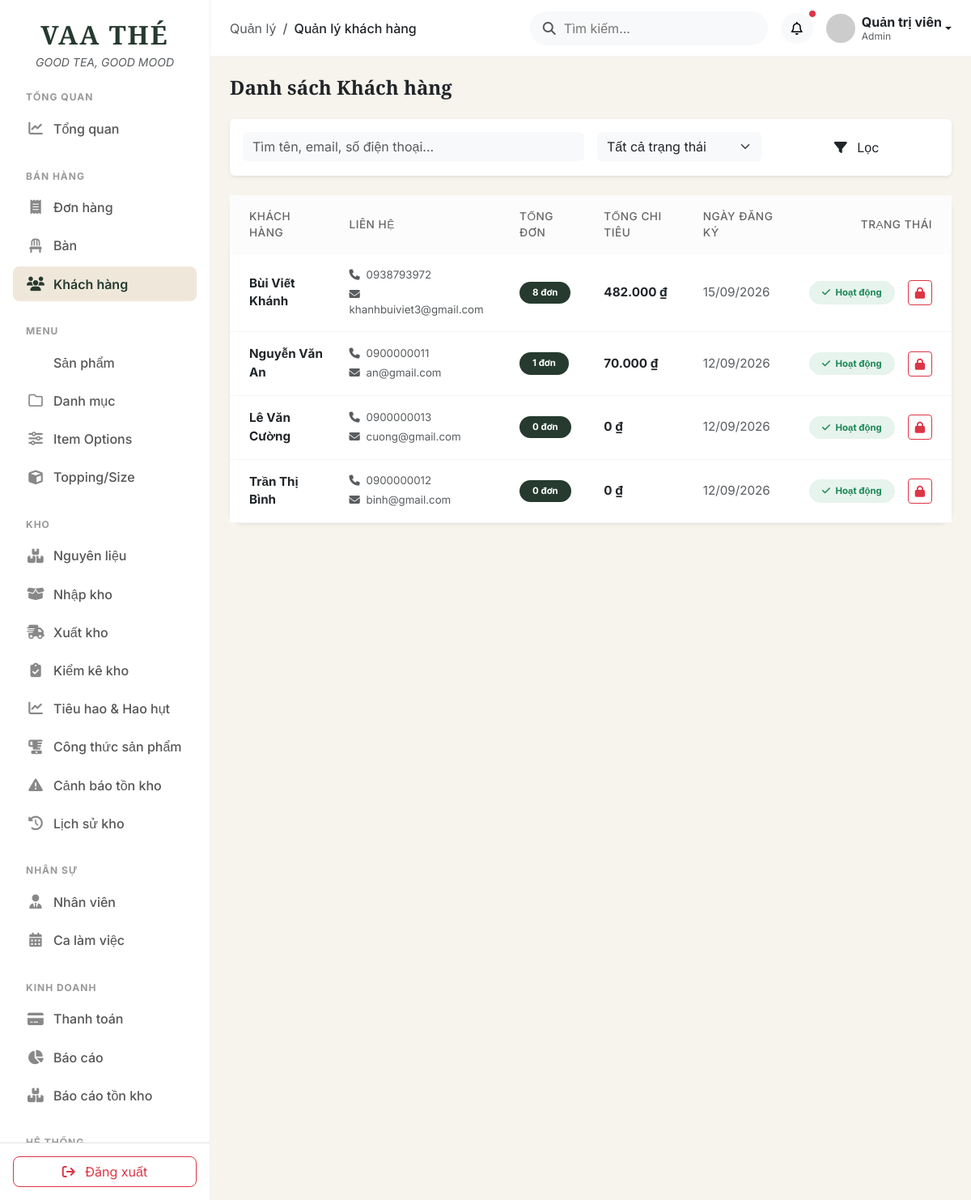
The page /public/admin.php?route=customers (signed in) on the database as committed earlier.
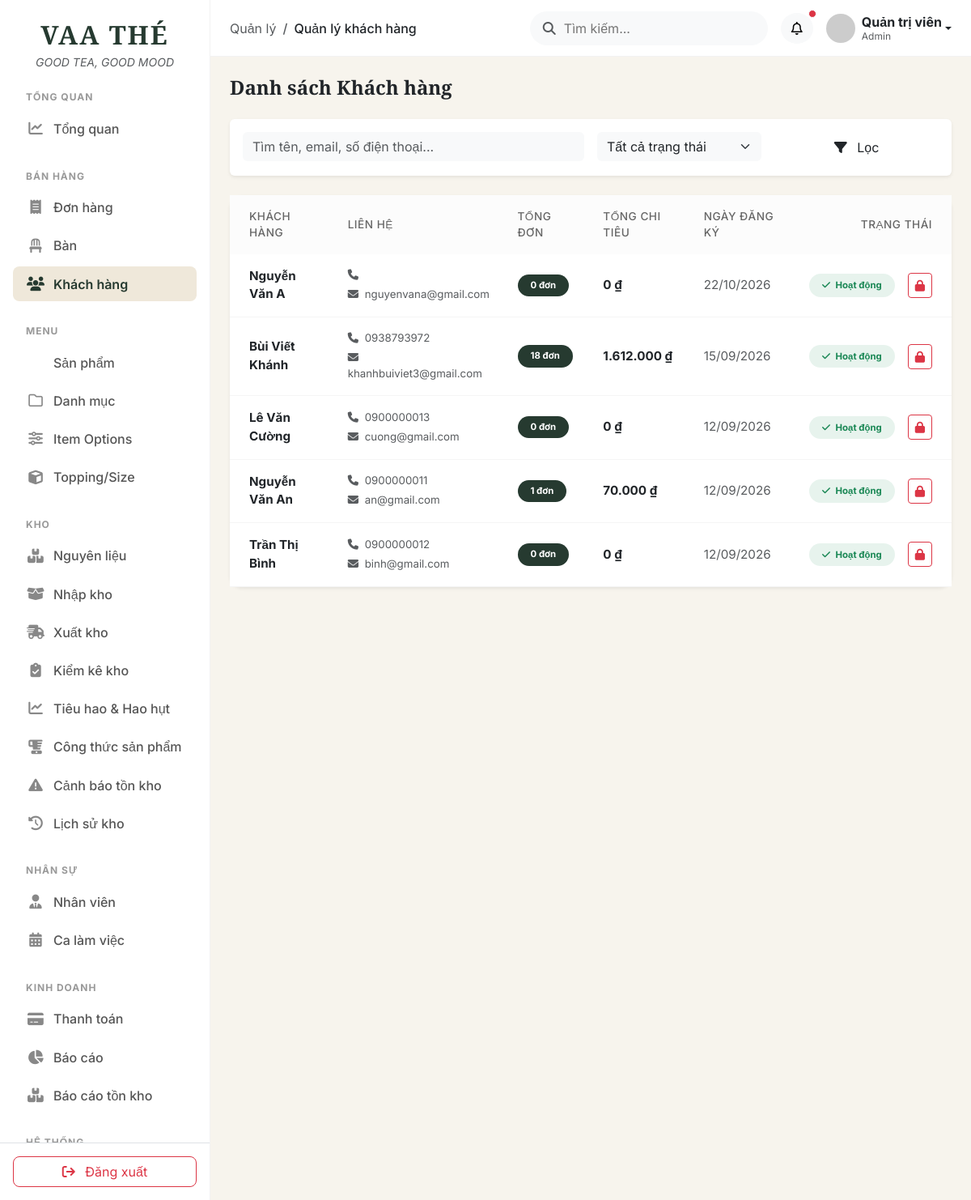
The same page on the database as committed later.
### tables this page shows
CREATE TABLE `customers` (
  `id` int(10) unsigned NOT NULL AUTO_INCREMENT,
  `full_name` varchar(100) NOT NULL,
  `email` varchar(100) DEFAULT NULL,
  `password` varchar(255) NOT NULL,
  `phone` varchar(20) DEFAULT NULL,
  `address` varchar(255) DEFAULT NULL,
  `status` tinyint(1) NOT NULL DEFAULT 1,
  `created_at` timestamp NOT NULL DEFAULT current_timestamp(),
  `updated_at` timestamp NOT NULL DEFAULT current_timestamp() ON UPDATE current_timestamp(),
  PRIMARY KEY (`id`),
  UNIQUE KEY `email` (`email`)
);

### app/controllers/Admin/CustomerController.php (called while the page is built, shortened)
<?php
require_once __DIR__ . '/../../models/Customer.php';
class CustomerController {
    public function index() {
        $customerModel = new Customer();
        $page = isset($_GET['page']) ? (int)$_GET['page'] : 1;
        $limit = 10;
        $filters = [];
        $paginatedData = $customerModel->getPaginated($page, $limit, $filters);
        $customers = $paginatedData['data'];
        require_once __DIR__ . '/../../views/admin/customers/index.php';
        require_once __DIR__ . '/../../views/layouts/admin.php';
    }
}

### app/models/Customer.php (called while the page is built, shortened)
<?php
require_once __DIR__ . '/../config/database.php';
class Customer {
    private $conn;
    public function __construct() {
        global $conn;
        $this->conn = $conn;
    }
            public function getPaginated($page = 1, $limit = 10, $filters = []) {
        $offset = ($page - 1) * $limit;
        $conditions = [];
        $params = [];
        $types = "";
        $whereClause = !empty($conditions) ? "WHERE " . implode(" AND ", $conditions) : "";
        $countSql = "SELECT COUNT(*) as total FROM customers c $whereClause";
        if (!empty($params)) {
            $cStmt = $this->conn->prepare($countSql);
            $cStmt->bind_param($types, ...$params);
            $cStmt->execute();
            $total = $cStmt->get_result()->fetch_assoc()['total'] ?? 0;
        } else {
            $total = $this->conn->query($countSql)->fetch_assoc()['total'] ?? 0;
        }
        $sql = "SELECT c.*,
                       COUNT(o.id) as total_orders,
                       SUM(CASE WHEN o.status = 'completed' THEN o.final_amount ELSE 0 END) as total_spent
                FROM customers c
                LEFT JOIN orders o ON c.id = o.customer_id
                $whereClause
                GROUP BY c.id
                ORDER BY c.created_at DESC
                LIMIT ? OFFSET ?";
        $stmt = $this->conn->prepare($sql);
        $allParams = array_merge($params, [$limit, $offset]);
        $allTypes = $types . "ii";
        $stmt->bind_param($allTypes, ...$allParams);
        $stmt->execute();
        $customers = $stmt->get_result()->fetch_all(MYSQLI_ASSOC);
        return [
            'data' => $customers,
            'total' => $total,
            'total_pages' => ceil($total / $limit),
            'current_page' => $page
        ];
    }
}

### app/views/admin/customers/index.php (the view, shortened to what the changed rows need)
<div class="card border-0 shadow-sm rounded-4">
    <div class="card-body p-0">
        <div class="table-responsive">
            <table class="table table-hover mb-0 align-middle">
                <thead class="bg-light text-muted">
                    <tr>
                        <th class="ps-4 py-3 fw-medium border-0 rounded-top-left">Khách hàng</th>
                        <th class="py-3 fw-medium border-0">Liên hệ</th>
                        <th class="py-3 fw-medium border-0">Tổng đơn</th>
                        <th class="py-3 fw-medium border-0">Tổng chi tiêu</th>
                        <th class="py-3 fw-medium border-0">Ngày đăng ký</th>
                        <th class="pe-4 py-3 fw-medium border-0 text-end rounded-top-right">Trạng thái</th>
                    </tr>
                </thead>
                <tbody class="border-top-0">
                    <?php if(empty($customers)): ?>
                        <tr>
                            <td colspan="6" class="text-center py-4 text-muted">Chưa có khách hàng nào.</td>
                        </tr>
                    <?php else: ?>
                        <?php foreach($customers as $customer): ?>
                        <tr>
                            <td class="ps-4">
                                <div class="fw-bold text-dark"><?= $customer['full_name'] ?></div>
                            </td>
                            <td>
                                <div class="small text-muted mb-1"><i class="fa-solid fa-phone me-1"></i> <?= $customer['phone'] ?></div>
                                <div class="small text-muted"><i class="fa-solid fa-envelope me-1"></i> <?= $customer['email'] ?></div>
                            </td>
                            <td>
                                <span class="badge bg-forest bg-opacity-10 text-white rounded-pill px-3 py-2"><?= $customer['total_orders'] ?> đơn</span>
                            </td>
                            <td class="fw-bold text-dark"><?= number_format($customer['total_spent'], 0, ',', '.') ?> ₫</td>
                            <td class="text-muted small"><?= date('d/m/Y', strtotime($customer['created_at'])) ?></td>
                            <td class="text-end pe-4">
                                <div class="d-flex justify-content-end align-items-center gap-2">
                                    <?php if($customer['status'] == 1): ?>
                                        <span class="badge bg-success bg-opacity-10 text-success px-3 py-2 rounded-pill mb-0 me-2"><i class="fa-solid fa-check me-1"></i> Hoạt động</span>
                                        <form action="admin.php?route=customers&action=toggle_status" method="POST" class="m-0" onsubmit="return confirm('Bạn muốn khóa tài khoản này?');">
                                            <button type="submit" class="btn btn-sm btn-outline-danger" title="Khóa tài khoản"><i class="fa-solid fa-lock"></i></button>
                                        </form>
                                    <?php endif; ?>
                                </div>
                            </td>
                        </tr>
                        <?php endforeach; ?>
                    <?php endif; ?>
                </tbody>
            </table>
        </div>
    </div>
</div>

Rows that differ between the two databases and show on the page:
added customers: full_name "Nguyễn Văn A", email "nguyenvana@gmail.com", total_orders "0", total_spent "0", created_at "22/10/2026"
changed customers "Bùi Viết Khánh": total_orders "8" → "18"; total_spent "482.000" → "1.612.000"
changed customers "Lê Văn Cường": moves up the list
